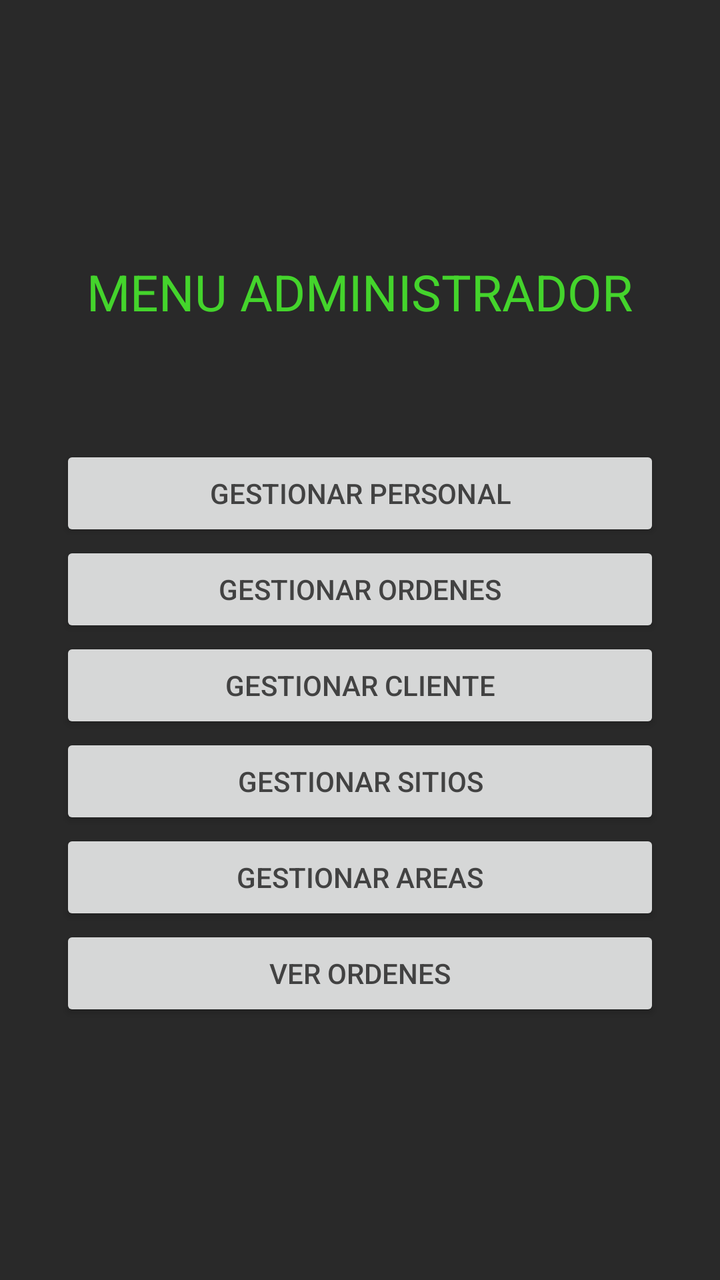
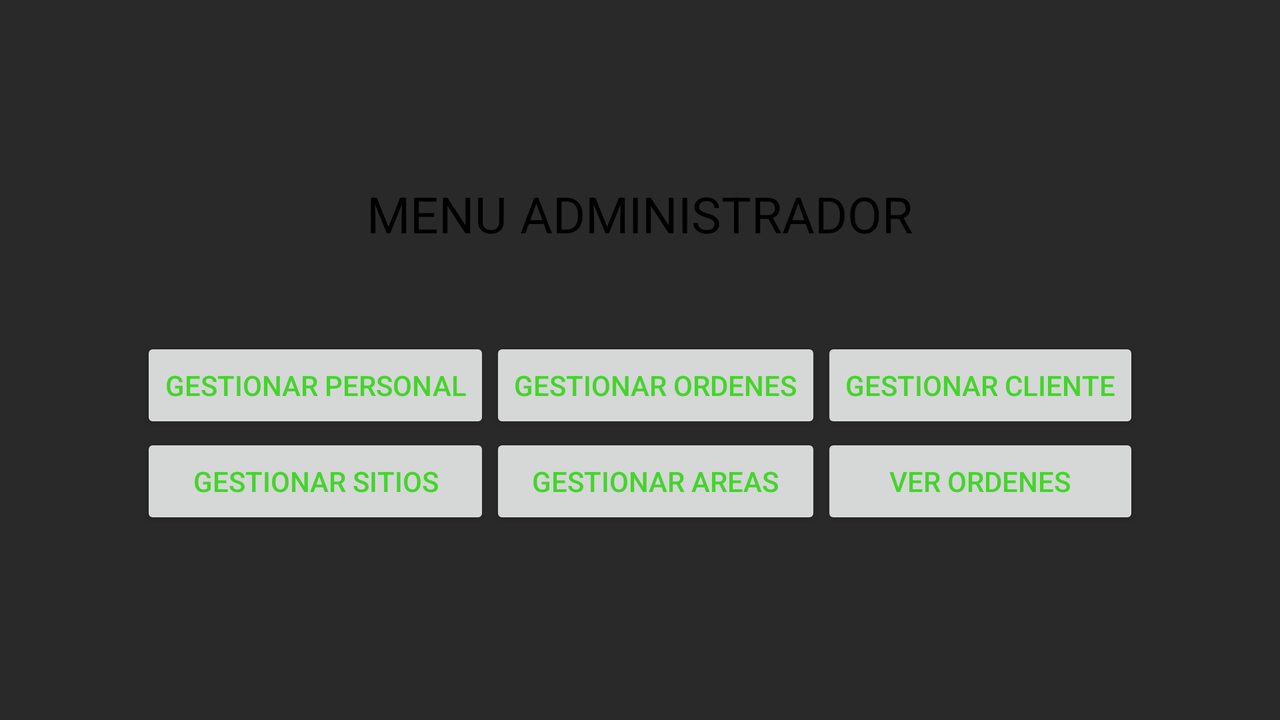

Two renders of one Android screen. The first uses the default layout on a phone; the second uses the alternative layout the repository ships for a different screen configuration, on a matching device. The two XML files are below.
<!-- AndroidManifest.xml: application theme AppTheme -->
<!-- res/layout/activity_menu_administrador.xml -->
<?xml version="1.0" encoding="utf-8"?>
<RelativeLayout xmlns:android="http://schemas.android.com/apk/res/android"
    xmlns:app="http://schemas.android.com/apk/res-auto"
    xmlns:tools="http://schemas.android.com/tools"
    android:layout_width="match_parent"
    android:layout_height="match_parent"
    tools:context="com.kendito.ote.Organizador.menuOrganizadorActivity"
    android:paddingLeft="30dp"
    android:paddingRight="30dp"
    android:paddingTop="30dp"
    android:paddingBottom="30dp">


    <LinearLayout
        android:layout_width="match_parent"
        android:layout_height="match_parent"
        android:orientation="vertical"
        android:gravity="center">


        <TextView
            android:gravity="center"
            android:layout_width="wrap_content"
            android:layout_height="wrap_content"
            android:text="MENU ADMINISTRADOR"
            android:paddingBottom="60dp"
            android:textSize="25dp"/>

        <ScrollView
            android:layout_width="match_parent"
            android:layout_height="wrap_content">

            <TableLayout
                android:layout_width="match_parent"
                android:layout_height="wrap_content">

                <TableRow>
                    <Button
                        android:layout_width="match_parent"
                        android:layout_height="wrap_content"
                        android:layout_weight="1"
                        android:text="Gestionar personal"
                        android:id="@+id/btnAGestionarPersonal"
                        android:textColor="@color/cardview_dark_background" />
                </TableRow>

                <TableRow>
                    <Button
                        android:layout_width="match_parent"
                        android:layout_height="wrap_content"
                        android:layout_weight="1"
                        android:text="Gestionar ordenes"
                        android:id="@+id/btnAGestionarOrdenes"
                        android:textColor="@color/cardview_dark_background"/>
                </TableRow>

                <TableRow>
                    <Button
                        android:layout_width="match_parent"
                        android:layout_height="wrap_content"
                        android:layout_weight="1"
                        android:text="Gestionar cliente"
                        android:id="@+id/btnAGestionarClientes"
                        android:textColor="@color/cardview_dark_background"/>
                </TableRow>

                <TableRow>
                    <Button
                        android:layout_width="match_parent"
                        android:layout_height="wrap_content"
                        android:layout_weight="1"
                        android:text="Gestionar sitios"
                        android:id="@+id/btnAGestionarSitios"
                        android:textColor="@color/cardview_dark_background"/>
                </TableRow>

                <TableRow>
                    <Button
                        android:layout_width="match_parent"
                        android:layout_height="wrap_content"
                        android:layout_weight="1"
                        android:text="Gestionar areas"
                        android:id="@+id/btnAGestionarAreas"
                        android:textColor="@color/cardview_dark_background"/>
                </TableRow>

                <TableRow>
                    <Button
                        android:layout_width="match_parent"
                        android:layout_height="wrap_content"
                        android:layout_weight="1"
                        android:text="Ver ordenes"
                        android:id="@+id/btnAVerOrdenes"
                        android:textColor="@color/cardview_dark_background"/>
                </TableRow>
            </TableLayout>
        </ScrollView>



    </LinearLayout>


</RelativeLayout>
<!-- resources referenced by this layout -->
<resources>
  <!-- from res/values-v21/ -->
  <style name="AppTheme" parent="Theme.AppCompat.DayNight">
          
          <item name="colorPrimary">@color/colorAccent</item>
          <item name="colorAccent">@color/colorAccent</item>
          <item name="android:colorBackground">@color/background_material_light</item>
          <item name="android:colorForeground">@color/foreground_material_light</item>
          <item name="android:textColorPrimary">@android:color/black</item>
          <item name="android:textColorPrimaryInverse">@color/colorAccent</item>
          <item name="android:windowBackground">?android:attr/colorBackground</item>
          <item name="android:textColorSecondary">@color/colorAccent</item>
          <item name="android:textColor">@color/colorAccent</item>
          <item name="android:statusBarColor">@color/negro</item>
      </style>
  <color name="colorAccent">#44d42c</color>
  <color name="background_material_light">#292929</color>
  <color name="foreground_material_light">#e5dddd</color>
  <color name="negro">#000000</color>
</resources>
<!-- res/layout-land/activity_menu_administrador.xml (the author's variant of the layout above) -->
<!-- drawn on the phone turned sideways -->
<?xml version="1.0" encoding="utf-8"?>
<LinearLayout xmlns:android="http://schemas.android.com/apk/res/android"
    android:orientation="vertical" android:layout_width="match_parent"
    android:layout_height="match_parent"
    android:paddingLeft="30dp"
    android:paddingRight="30dp"
    android:paddingTop="25dp"
    android:paddingBottom="30dp">


    <LinearLayout
        android:layout_width="match_parent"
        android:layout_height="match_parent"
        android:orientation="vertical"
        android:gravity="center">

        <TextView
            android:layout_width="wrap_content"
            android:layout_height="wrap_content"
            android:text="MENU ADMINISTRADOR"
            android:paddingBottom="45dp"
            android:textSize="25dp"
            android:textColor="@android:color/black"/>


        <TableLayout
            android:layout_width="wrap_content"
            android:layout_height="wrap_content">

            <TableRow>
                <Button
                    android:layout_width="match_parent"
                    android:layout_height="wrap_content"
                    android:text="Gestionar personal"
                    android:id="@+id/btnAGestionarPersonal" />

                <Button
                    android:layout_width="match_parent"
                    android:layout_height="wrap_content"
                    android:text="Gestionar ordenes"
                    android:id="@+id/btnAGestionarOrdenes"/>

                <Button
                    android:layout_width="match_parent"
                    android:layout_height="wrap_content"
                    android:text="Gestionar cliente"
                    android:id="@+id/btnAGestionarClientes"/>


            </TableRow>

            <TableRow>
                <Button
                    android:layout_width="match_parent"
                    android:layout_height="wrap_content"
                    android:text="Gestionar sitios"
                    android:id="@+id/btnAGestionarSitios"/>
                <Button
                    android:layout_width="match_parent"
                    android:layout_height="wrap_content"
                    android:text="Gestionar areas"
                    android:id="@+id/btnAGestionarAreas"/>
                <Button
                    android:layout_width="match_parent"
                    android:layout_height="wrap_content"
                    android:text="Ver ordenes"
                    android:id="@+id/btnAVerOrdenes"/>

            </TableRow>

        </TableLayout>


    </LinearLayout>


</LinearLayout>
